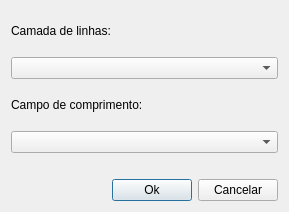
<?xml version="1.0" encoding="UTF-8"?>
<ui version="4.0">
 <class>AnaliseLinhasDialogBase</class>
 <widget class="QDialog" name="AnaliseLinhasDialogBase">
  <property name="geometry">
   <rect>
    <x>0</x>
    <y>0</y>
    <width>289</width>
    <height>212</height>
   </rect>
  </property>
  <property name="windowTitle">
   <string>Analise Linhas</string>
  </property>
  <layout class="QGridLayout" name="gridLayout">
   <item row="0" column="0">
    <layout class="QVBoxLayout" name="verticalLayout_2">
     <item>
      <layout class="QVBoxLayout" name="verticalLayout">
       <item>
        <widget class="QLabel" name="lblLinhas">
         <property name="text">
          <string>Camada de linhas:</string>
         </property>
        </widget>
       </item>
       <item>
        <widget class="QgsMapLayerComboBox" name="mcbLinhas">
         <property name="showCrs">
          <bool>true</bool>
         </property>
        </widget>
       </item>
       <item>
        <widget class="QLabel" name="lblCampo">
         <property name="text">
          <string>Campo de comprimento:</string>
         </property>
        </widget>
       </item>
       <item>
        <widget class="QgsFieldComboBox" name="fcbCampo"/>
       </item>
       <item>
        <spacer name="horizontalSpacer">
         <property name="orientation">
          <enum>Qt::Horizontal</enum>
         </property>
         <property name="sizeHint" stdset="0">
          <size>
           <width>178</width>
           <height>20</height>
          </size>
         </property>
        </spacer>
       </item>
      </layout>
     </item>
     <item>
      <layout class="QHBoxLayout" name="horizontalLayout">
       <item>
        <spacer name="horizontalSpacer_2">
         <property name="orientation">
          <enum>Qt::Horizontal</enum>
         </property>
         <property name="sizeHint" stdset="0">
          <size>
           <width>40</width>
           <height>20</height>
          </size>
         </property>
        </spacer>
       </item>
       <item>
        <widget class="QPushButton" name="btnOk">
         <property name="text">
          <string>Ok</string>
         </property>
        </widget>
       </item>
       <item>
        <widget class="QPushButton" name="btnCancel">
         <property name="text">
          <string>Cancelar</string>
         </property>
        </widget>
       </item>
      </layout>
     </item>
    </layout>
   </item>
  </layout>
 </widget>
 <customwidgets>
  <customwidget>
   <class>QgsFieldComboBox</class>
   <extends>QComboBox</extends>
   <header>qgsfieldcombobox.h</header>
  </customwidget>
  <customwidget>
   <class>QgsMapLayerComboBox</class>
   <extends>QComboBox</extends>
   <header>qgsmaplayercombobox.h</header>
  </customwidget>
 </customwidgets>
 <resources/>
 <connections>
  <connection>
   <sender>mcbLinhas</sender>
   <signal>layerChanged(QgsMapLayer*)</signal>
   <receiver>fcbCampo</receiver>
   <slot>setLayer(QgsMapLayer*)</slot>
   <hints>
    <hint type="sourcelabel">
     <x>180</x>
     <y>43</y>
    </hint>
    <hint type="destinationlabel">
     <x>180</x>
     <y>93</y>
    </hint>
   </hints>
  </connection>
 </connections>
</ui>
